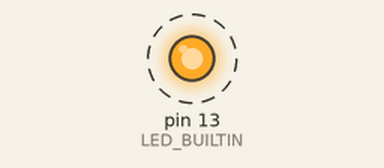
Simulated run of this sketch. Board: Arduino Mega 2560, built with avr-gcc and run on an emulated ATmega2560. Shown: output pins drawn as LEDs (lit = HIGH). Dashed ring = blinking. What the sketch prints to the serial monitor is not drawn.

Above: at 0.2 s.
Timing chart, 0 to 5.8 s (numbered marks = the images above):
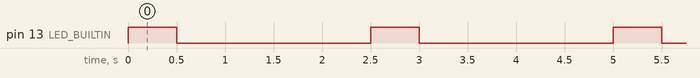

Measured:
- by itself, pin 13 (LED_BUILTIN): alternates HIGH for 0.50 s and LOW for 2.0 s

The sketch:

First_Mega_Sketch.ino
```cpp
// (licence header left out)
// Core library for code-sense - IDE-based
// !!! Help: http://bit.ly/2AdU7cu
#if defined(ENERGIA) // LaunchPad specific
#include "Energia.h"
#elif defined(TEENSYDUINO) // Teensy specific
#include "Arduino.h"
#elif defined(ESP8266) // ESP8266 specific
#include "Arduino.h"
#elif defined(ARDUINO) // Arduino 1.8 specific
#include "Arduino.h"
#else // error
#error Platform not defined
#endif // end IDE

// Set parameters


// Include application, user and local libraries


// Define structures and classes


// Define variables and constants


// Prototypes
// !!! Help: http://bit.ly/2l0ZhTa


// Utilities


// Functions


// Add setup code
void setup()
{
    // initialize digital pin LED_BUILTIN as an output.
    pinMode(LED_BUILTIN, OUTPUT);
    Serial.begin(9600);
}

// Add loop code
void loop()
{
    digitalWrite(LED_BUILTIN, HIGH);   // turn the LED on (HIGH is the voltage level)
    delay(500);                       // wait for a second
    digitalWrite(LED_BUILTIN, LOW);    // turn the LED off by making the voltage LOW
    delay(2000);                       // wait for a second
    int bytesSent = Serial.println("hello world2");
}
```
